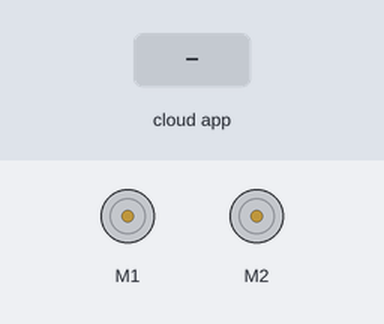
The sketch below on a simulated Arduino Uno, built with avr-gcc and run on an emulated ATmega328P. On the bench: 2 × DC motor (green arrow = forward, orange = backward, longer = faster). Inputs (shaded band) come from the test bench. The ROS host is connected and sends only what is stated.

Above: at 1.2 s.
1.3 s: the phone or cloud app sets linear.x to -100
At 2.0 s:
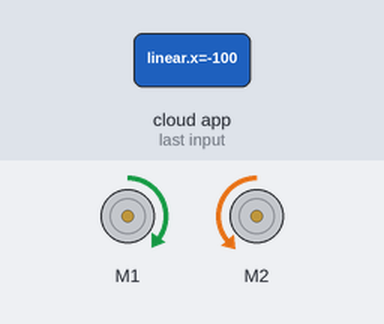
2.8 s: the phone or cloud app sets linear.x to 100
At 3.1 s:
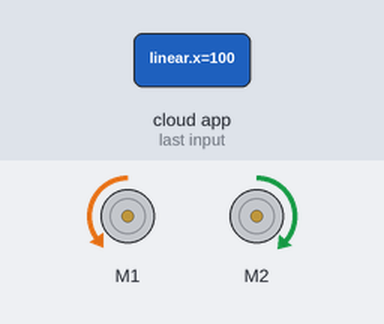
4.3 s: the phone or cloud app sets linear.x to 0
At 5.4 s:
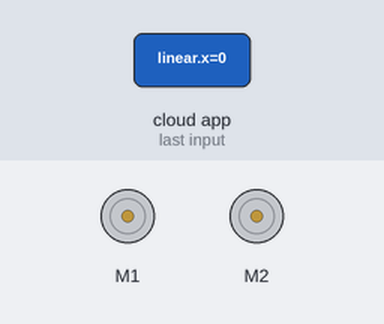
5.8 s: the phone or cloud app sets angular.z to -100
At 6.6 s:
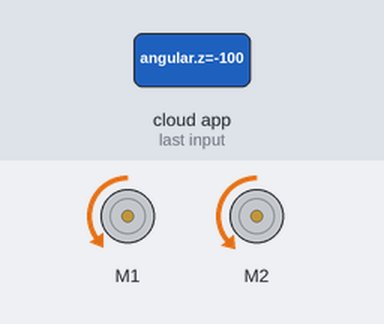
7.3 s: the phone or cloud app sets angular.z to 100
At 7.8 s:
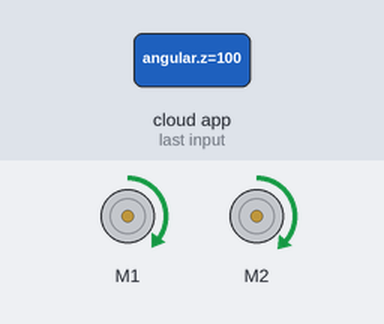
8.8 s: the phone or cloud app sets angular.z to 0
At 10.0 s:
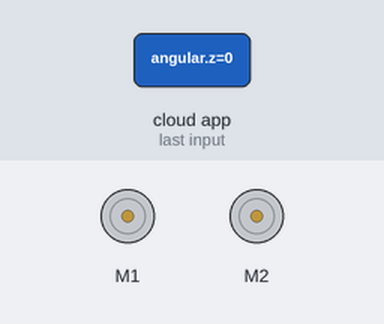
Timing chart, 0 to 11.3 s (numbered marks = the images above; inputs shaded):
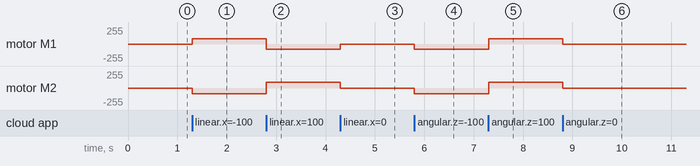

The sketch:

Victoria_motor_controller_v2_24RPM.ino
```cpp
//-------------------------SPECIFICATIONS------------------//
#ifndef ROBOT_SPECS_H
#define ROBOT_SPECS_H
#define wheel_diameter  0.0765   //m
#define wheel_width     0.01   //m
#define track_width     2.75   //m
#define pi              3.1415926
#define two_pi          6.2831853
#endif
//----------------------------ROS---------------------------//
//ROS headers
#if (ARDUINO >= 100)
 #include <Arduino.h>
#else
 #include <WProgram.h>
#endif
#include <ros.h>
#include <geometry_msgs/Vector3Stamped.h>
#include <geometry_msgs/Twist.h>
#include <ros/time.h>
//------------------------MOTOR SHIELD---------------------//
#include <Wire.h>
#include <Adafruit_MotorShield.h>
#include "Adafruit_PWMServoDriver.h"
double forward = 0;
double backward = 0;
double Stop = 0;

#define encoder0PinA  18
#define encoder0PinB  17
#define encoder1PinA  19
#define encoder1PinB  16
#define LOOPTIME        100   // PID loop time(ms)

Adafruit_MotorShield AFMS = Adafruit_MotorShield();
// Select which 'port' M1, M2, M3 or M4.
Adafruit_DCMotor *motor1 = AFMS.getMotor(1);
Adafruit_DCMotor *motor2 = AFMS.getMotor(2);
//-----------------------VARIABLES---------------------//
unsigned long lastMilli = 0;       // loop timing
unsigned long lastMilliPrint = 0;
unsigned long lastMilliPub = 0;
volatile long count1 = 0;
int rpm_req1 = 0;
int rpm_req2 = 0;
int rpm_act1 = 0;
int rpm_act2 = 0;
int direction1 = FORWARD;
int direction2 = FORWARD;
int PWM_val1 = 0;                  // (25% = 64; 50% = 127; 75% = 191; 100% = 255)
int PWM_val2 = 0;
boolean goingUp = false;
boolean goingDown = false;
//float Kp =   1;                    // PID proportional control Gain
//float Kd =   0.5;
float   Kp = 1;
float   Kd = 0.7;

//--------------------------ROS NODE-------------------------//
ros::NodeHandle nh;

void handle_cmd( const geometry_msgs::Twist& cmd_msg) {
  float x = cmd_msg.linear.x;
  float z = cmd_msg.angular.z;
  //oooooooooooooooooooooooooooooooooooooooooooooooooooo//
  if (z == 0) {     // go straight
    if (x>0){
       rpm_req1 = 34;
       rpm_req2 = rpm_req1;
      }
     else if (x<0){
      rpm_req1 = -34;
      rpm_req2 = rpm_req1;
      }
     else if (x==0)
      rpm_req1 = 0;
      rpm_req2 = rpm_req1;
  }

  else if ((z == 0) && (x==0)) {
      rpm_req1 = 0;
      rpm_req2 = 0;
    }
  //oooooooooooooooooooooooooooooooooooooooooooooooooooo//
  else if (x == 0) {
    // convert rad/s to rpm
    if (z>0){
      rpm_req2 = 34;
      rpm_req1 = -34;
      }
    else if (z<0){
      rpm_req2 = -34;
      rpm_req1 = 34;
      }
  }
  //oooooooooooooooooooooooooooooooooooooooooooooooooooo//
   if (rpm_req1 >0) direction1 = BACKWARD;
   else if (rpm_req1 <0) direction1 = FORWARD;
   else if (rpm_req1 == 0) direction1 = RELEASE;

   if (rpm_req2 >0) direction2 = FORWARD;
   else if (rpm_req2 <0) direction2 = BACKWARD;
   else if (rpm_req2 == 0) direction2 = RELEASE;

   motor1->setSpeed(80);
   motor2->setSpeed(86);

}
ros::Subscriber<geometry_msgs::Twist> sub("cmd_vel", handle_cmd);
geometry_msgs::Vector3Stamped rpm_msg;
ros::Publisher rpm_pub("rpm", &rpm_msg);
ros::Time current_time;
ros::Time last_time;
//--------------------------VOID SETUP()---------------------//
void setup() {
AFMS.begin();  // create with the default frequency 1.6KHz
 nh.initNode();
 nh.getHardware()->setBaud(57600);
 nh.subscribe(sub);
 nh.advertise(rpm_pub);
}
 //----------------------VOID LOOP()-------------------------//
 void loop() {
 nh.spinOnce();
 unsigned long time = millis();

 motor1->run(direction1);// send PWM to motor
 motor2->run(direction2);

 if(time-lastMilliPub >= LOOPTIME) {
    publishRPM(time-lastMilliPub);
    lastMilliPub = time;
  }
 }
 //---------------------PUBLISH RPM---------------------------//
void publishRPM(unsigned long time) {
  rpm_msg.header.stamp = nh.now();
  rpm_msg.vector.x = rpm_req1;
  rpm_msg.vector.y = rpm_req2;
  rpm_msg.vector.z = double(time)/1000;
  rpm_pub.publish(&rpm_msg);
  nh.spinOnce();
}
```

Measured:
- after the input at 1.3 s, motor M1: stopped → forward 80/255 at once; motor M2: stopped → backward 86/255 at once
- after the input at 2.8 s, motor M1: forward 80/255 → backward 80/255 at once; motor M2: backward 86/255 → forward 86/255 at once
- after the input at 4.3 s, motor M1: backward 80/255 → stopped at once; motor M2: forward 86/255 → stopped at once
- after the input at 5.8 s, motor M1: stopped → backward 80/255 at once; motor M2: stopped → backward 86/255 at once
- after the input at 7.3 s, motor M1: backward 80/255 → forward 80/255 at once; motor M2: backward 86/255 → forward 86/255 at once
- after the input at 8.8 s, motor M1: forward 80/255 → stopped at once; motor M2: forward 86/255 → stopped at once
